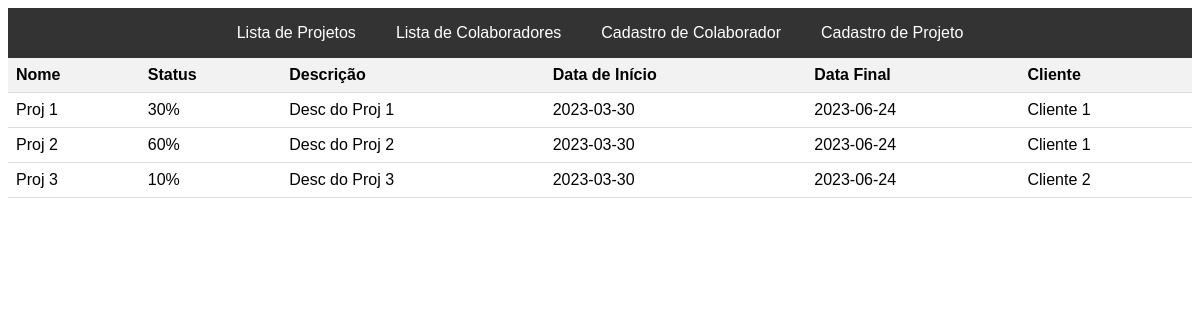
Screenshot of /Projeto/index.php with the database file from the repository.
### tables this page shows
CREATE TABLE Projeto (
    id INTEGER PRIMARY KEY AUTO_INCREMENT,
    nome VARCHAR(32),
    status INTEGER,
    descricao VARCHAR(255),
    dataInicio DATE,
    dataPrevista DATE,
    dataFim DATE,
    clienteID INTEGER
);

CREATE TABLE Cliente (
    id INTEGER PRIMARY KEY AUTO_INCREMENT,
    nome VARCHAR(32),
    email VARCHAR(50),
    telefone VARCHAR(14),
    cep VARCHAR(9)
);

### Projeto/index.php (the view, shortened to what this page needs)
<!DOCTYPE html>
<html>
<head>
</head>
<body>
  <div class="navbar">
    <ul>
      <li class="clickable"><a onclick="listaProjetos()">Lista de Projetos</a> </li>
      <li class="clickable"><a onclick="listaColaboradores()">Lista de Colaboradores</a> </li>
      <li><a href="cadastro_colab.php">Cadastro de Colaborador</a></li>
      <li><a href="cadastro_projeto.php">Cadastro de Projeto</a></li>
    </ul>
  </div>
  <table id = "projetos">
    <tr>
      <th>Nome</th>
      <th>Status</th>
      <th>Descrição</th>
      <th>Data de Início</th>
      <th>Data Final</th>
      <th>Cliente</th>
    </tr>
  <?php
  include("conexao.php");
  $result = "SELECT Projeto.nome, Projeto.id, status, descricao, dataInicio, dataPrevista, Cliente.nome AS clienteNome
             FROM Projeto
             INNER JOIN Cliente ON Projeto.clienteID = Cliente.id;";
  $resultado = mysqli_query($mysqli, $result);
  while($row = mysqli_fetch_assoc($resultado)){
  ?>
    <tr onclick="window.location='projeto.php?<?php echo $row['id'];?>';" class="clickable">
      <td><?php echo $row['nome'];?></td>
      <td><?php echo $row['status'];?>%</td>
      <td><?php echo $row['descricao'];?></td>
      <td><?php echo $row['dataInicio'];?></td>
      <td><?php echo $row['dataPrevista'];?></td>
      <td><?php echo $row['clienteNome'];?></td>
    </tr>
  <?php } ?>
  </table>
</body>
</html>

### Projeto/index.php (style rules this page uses)
body { font-family: Arial, sans-serif; }
table { border-collapse: collapse; width: 100%; }
th, td { padding: 8px; text-align: left; border-bottom: 1px solid #ddd; }
th { background-color: #f2f2f2; }
.navbar { background-color: #333; height: 50px; }
.navbar ul { list-style-type: none; margin: 0; padding: 0; display: flex; justify-content: center; align-items: center; height: 100%; }
.navbar li { margin-right: 20px; }
.navbar li:last-child { margin-right: 0; }
.navbar li a { color: #fff; text-decoration: none; padding: 10px; }
.clickable { cursor: pointer; }

### rows the page displays
projeto: nome "Proj 1", status "30", descricao "Desc do Proj 1", dataInicio "2023-03-30", dataPrevista "2023-06-24", clienteID.nome "Cliente 1"
projeto: nome "Proj 2", status "60", descricao "Desc do Proj 2", dataInicio "2023-03-30", dataPrevista "2023-06-24", clienteID.nome "Cliente 1"
projeto: nome "Proj 3", status "10", descricao "Desc do Proj 3", dataInicio "2023-03-30", dataPrevista "2023-06-24", clienteID.nome "Cliente 2"
